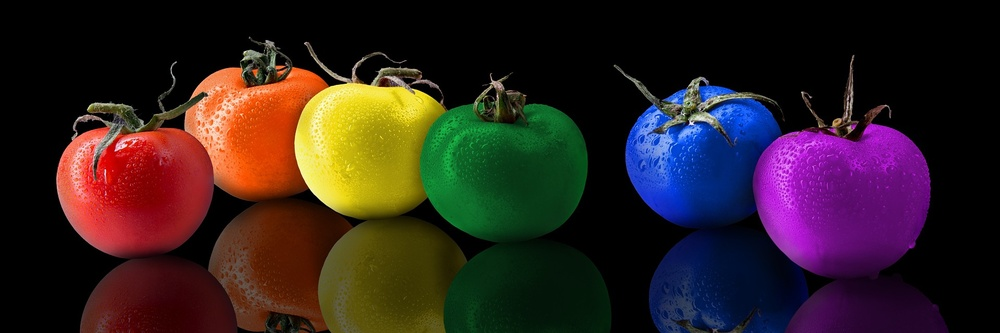
#> input picture dir/HSV.jpg, 1000 x 333 px, shrunk from 1920 x 640 before the run
$ python HSV.py
#> lines starting #> are read from the running program, lines starting #| are printed output that depends on the picture; after the words box and inside, x2 and y2 are one past the last pixel; in counts of white or black regions, pixels touching at a corner belong together
import cv2
import numpy as np

src = cv2.imread("dir/HSV.jpg", cv2.IMREAD_COLOR)
#> src is the input picture: shape (333, 1000, 3); mean B, G, R 31.8, 32.8, 48.3
hsv = cv2.cvtColor(src, cv2.COLOR_BGR2HSV)
#> hsv: shape (333, 1000, 3); mean H, S, V 46.3, 130.2, 63.6
h, s, v = cv2.split(hsv)
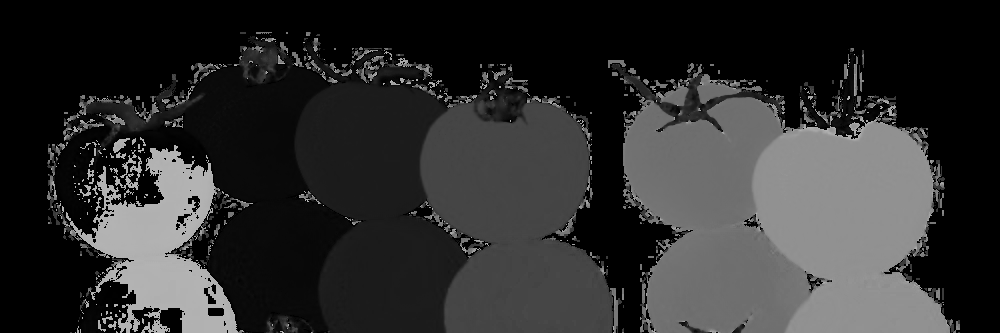
#> h: shape (333, 1000); min 0, max 179, mean 46.3
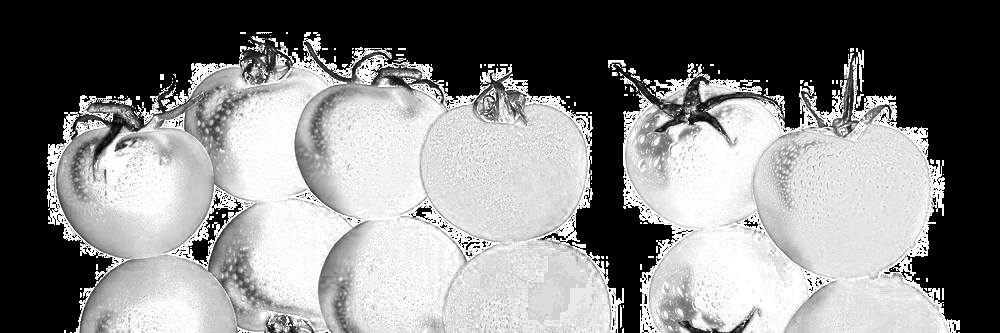
#> s: shape (333, 1000); min 0, max 255, mean 130.2
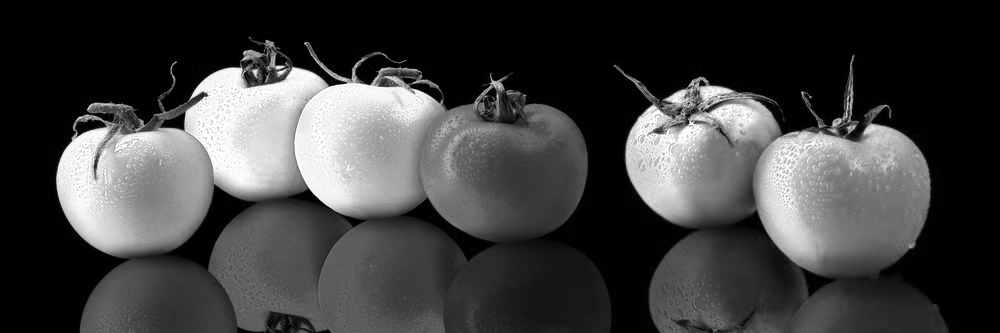
#> v: shape (333, 1000); min 0, max 255, mean 63.6
# Hue, Saturation, Value

# color split
h = cv2.inRange(h, 40, 80)
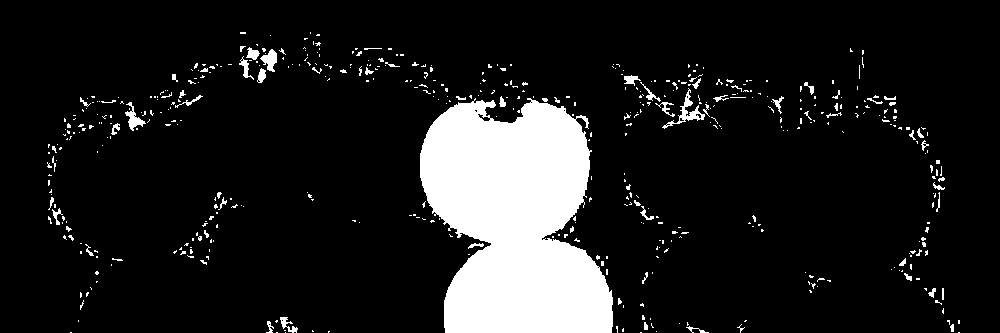
#> h: shape (333, 1000); 11.7% white; 514 white regions (451 under 20 px), largest, box (x1, y1, x2, y2) and area: (420, 98, 613, 333) 33081, (662, 88, 705, 129) 348, (125, 102, 146, 131) 216
print(h)
#> (printed output is left out)
np.savetxt('data.txt', h)
orange = cv2.bitwise_or(hsv, hsv, mask = h)
#> orange: shape (333, 1000, 3); mean H, S, V 7.8, 25.4, 6.7
orange = cv2.cvtColor(orange, cv2.COLOR_HSV2BGR)
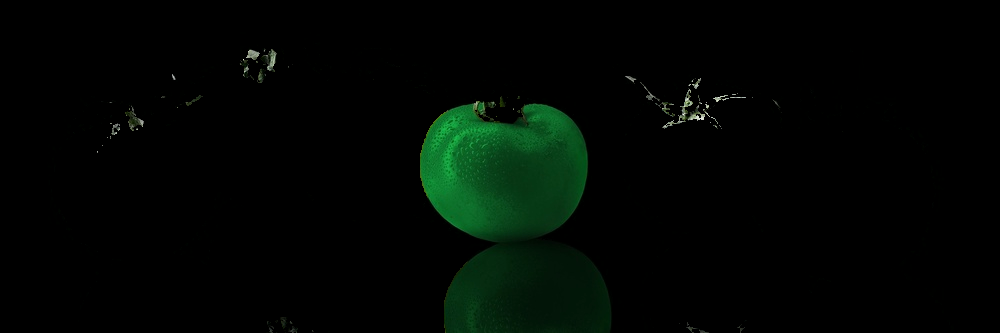
#> orange: shape (333, 1000, 3); mean B, G, R 2.7, 6.7, 1.3
cv2.imshow("orange", orange)
cv2.imshow("orgin", src)
cv2.imshow("mask", h)
# channel split
# cv2.imshow("h", h)
# cv2.imshow("s", s)
# cv2.imshow("v", v)


cv2.waitKey(0)
cv2.destroyAllWindows()

$ run again, with dir/bird.jpg copied over dir/HSV.jpg
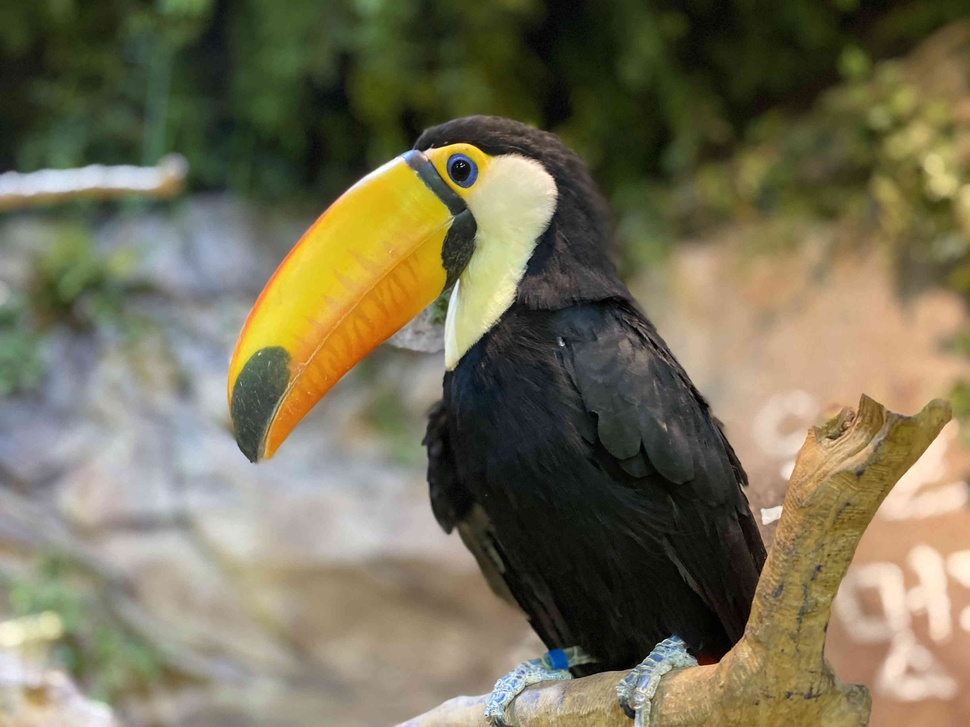
#> input picture dir/bird.jpg, 970 x 727 px, shrunk from 3374 x 2530 before the run
#> src is the input picture: shape (727, 970, 3); mean B, G, R 86.8, 112.5, 118.8
#> hsv: shape (727, 970, 3); mean H, S, V 39.3, 85.1, 123.6
#> `h = cv2.inRange(h, 40, 80)`:
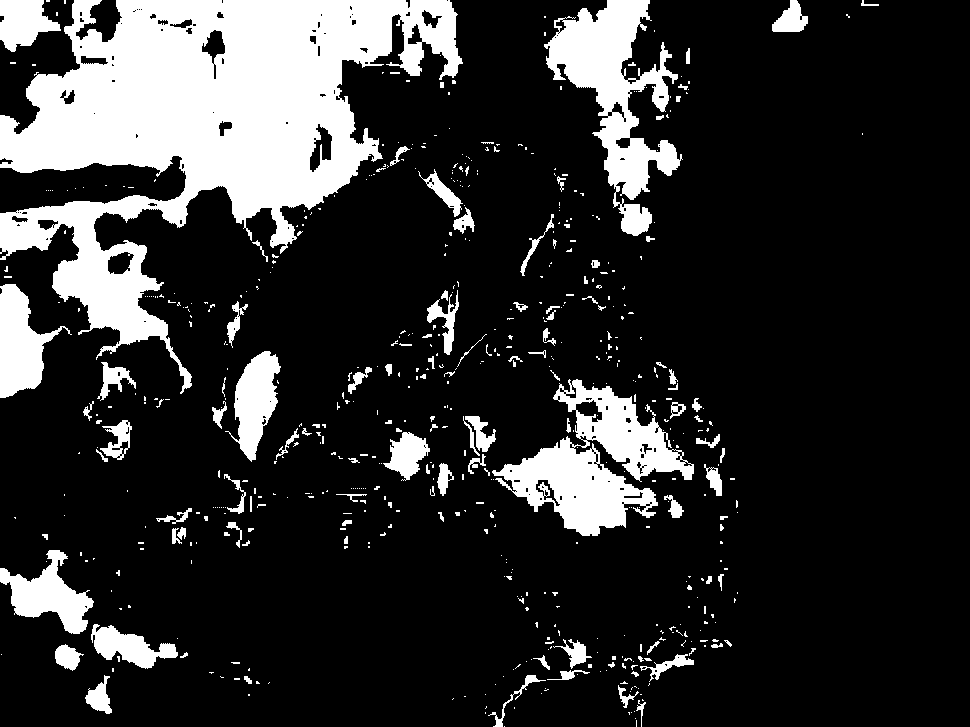
#> h: shape (727, 970); 18.4% white; 596 white regions (478 under 20 px), largest, box (x1, y1, x2, y2) and area: (0, 0, 463, 394) 73669, (492, 379, 694, 536) 13159, (544, 0, 683, 236) 12350
#> (printed output is left out)
#> `orange = cv2.cvtColor(orange, cv2.COLOR_HSV2BGR)`:
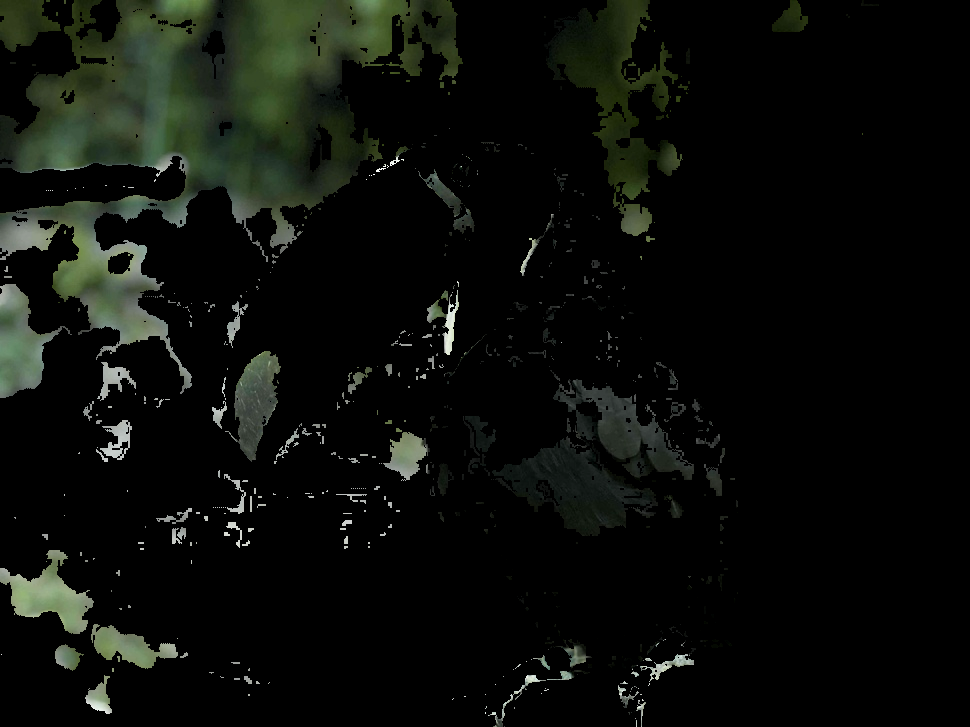
#> orange: shape (727, 970, 3); mean B, G, R 10.2, 14, 11.6

$ run again, with dir/1.PNG saved as dir/HSV.jpg
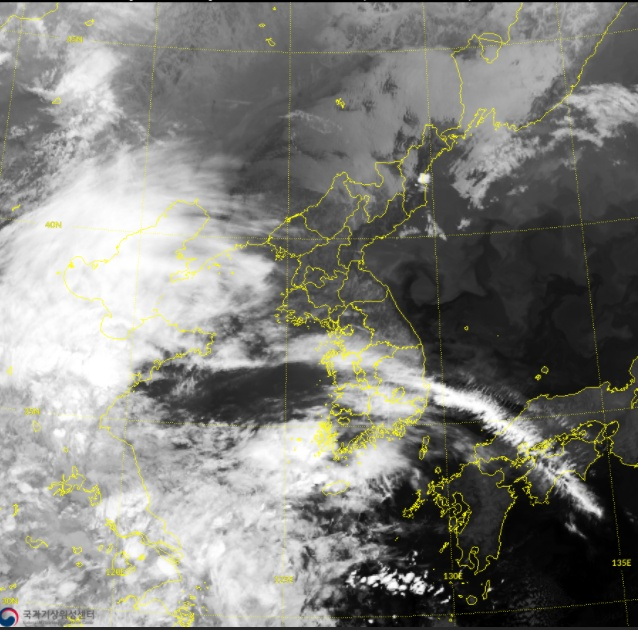
#> input picture dir/1.PNG, 638 x 630 px
#> src is the input picture: shape (630, 638, 3); mean B, G, R 123.3, 129, 129
#> hsv: shape (630, 638, 3); mean H, S, V 23.5, 16.4, 129.6
#> `h = cv2.inRange(h, 40, 80)`:
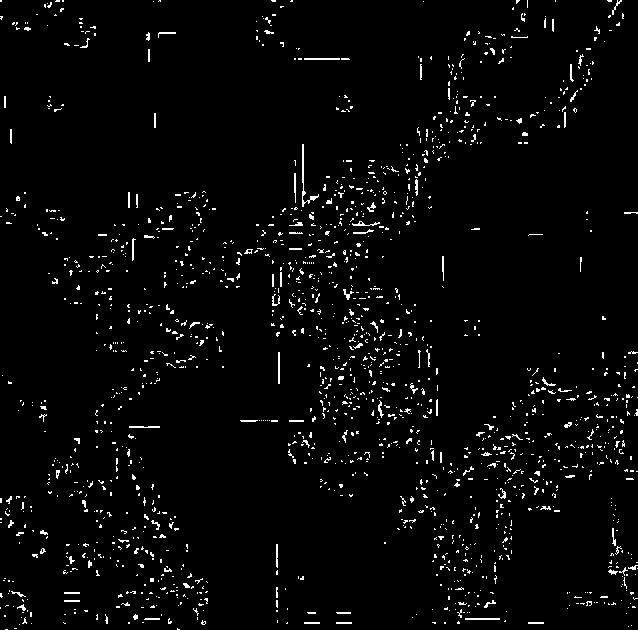
#> h: shape (630, 638); 2.9% white in thin lines or dots
#> (printed output is left out)
#> `orange = cv2.cvtColor(orange, cv2.COLOR_HSV2BGR)`:
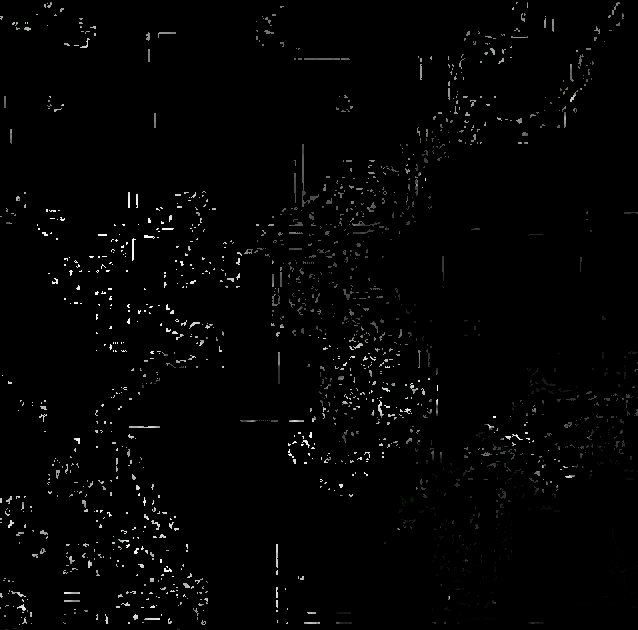
#> orange: shape (630, 638, 3); mean B, G, R 3.6, 3.7, 3.6
